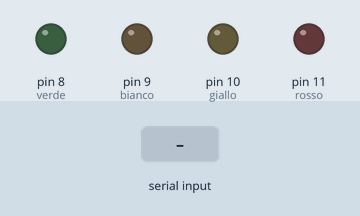
Simulated run of this sketch. Board: Arduino Uno, built with avr-gcc and run on an emulated ATmega328P. On the bench: output pins drawn as LEDs (lit = HIGH). The inputs (shaded band) are chosen by the test bench. What the sketch prints to the serial monitor is not drawn.

Above: at 0.9 s.
1.0 s: "90,45\n" received over Serial
At 3.3 s:
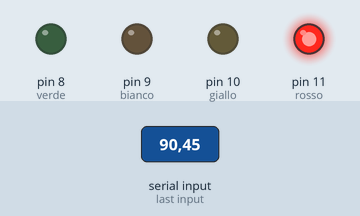
At 27.6 s:
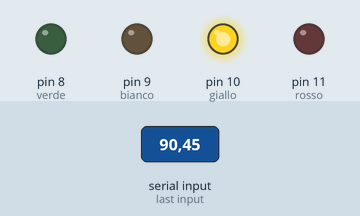
Timing chart, 0 to 27.9 s (numbered marks = the images above; inputs shaded):
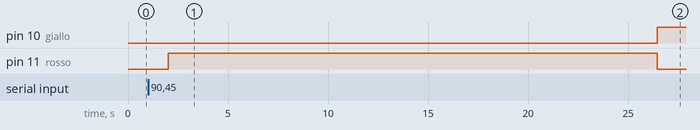

The sketch:

Verifica_Moser.ino
```cpp
int rosso = 11;
int giallo = 10;
int bianco = 9;
int verde = 8;
int DURATA = 0;

void setup() {
  // put your setup code here, to run once:
DURATA = 0;
Serial.begin(9600);
pinMode(rosso, OUTPUT);
pinMode(giallo, OUTPUT);
pinMode(bianco, OUTPUT);
pinMode(verde, OUTPUT);


  Serial.print("quanto deve durare il rosso?(secondi)");
  while(Serial.available() == 0) {};
  DURATA = Serial.readString().toInt();
  DURATA = DURATA *1000;
}

void loop() {
  // put your main code here, to run repeatedly:

digitalWrite(rosso, HIGH);
digitalWrite(giallo, LOW);
digitalWrite(bianco, LOW);
digitalWrite(verde, LOW);
delay(DURATA);

digitalWrite(giallo, HIGH);
digitalWrite(rosso, LOW);
digitalWrite(bianco, LOW);
digitalWrite(verde, LOW);
delay(2*DURATA);

digitalWrite(bianco, HIGH);
digitalWrite(rosso, LOW);
digitalWrite(giallo, LOW);
digitalWrite(verde, LOW);
delay(DURATA);

digitalWrite(verde, HIGH);
digitalWrite(rosso, LOW);
digitalWrite(giallo, LOW);
digitalWrite(bianco, LOW);
delay(3*DURATA);


}

  int seriale(String s, int i){
  Serial.print(s);
  while (Serial.available()==0){};
  i = Serial.readString().toInt();
  return i;
  }
```

Measured:
- after the input at 1.0 s, pin 10 (giallo): LOW → HIGH after 25.5 s; pin 11 (rosso): LOW → HIGH after 1.0 s, → LOW 24.5 s later
